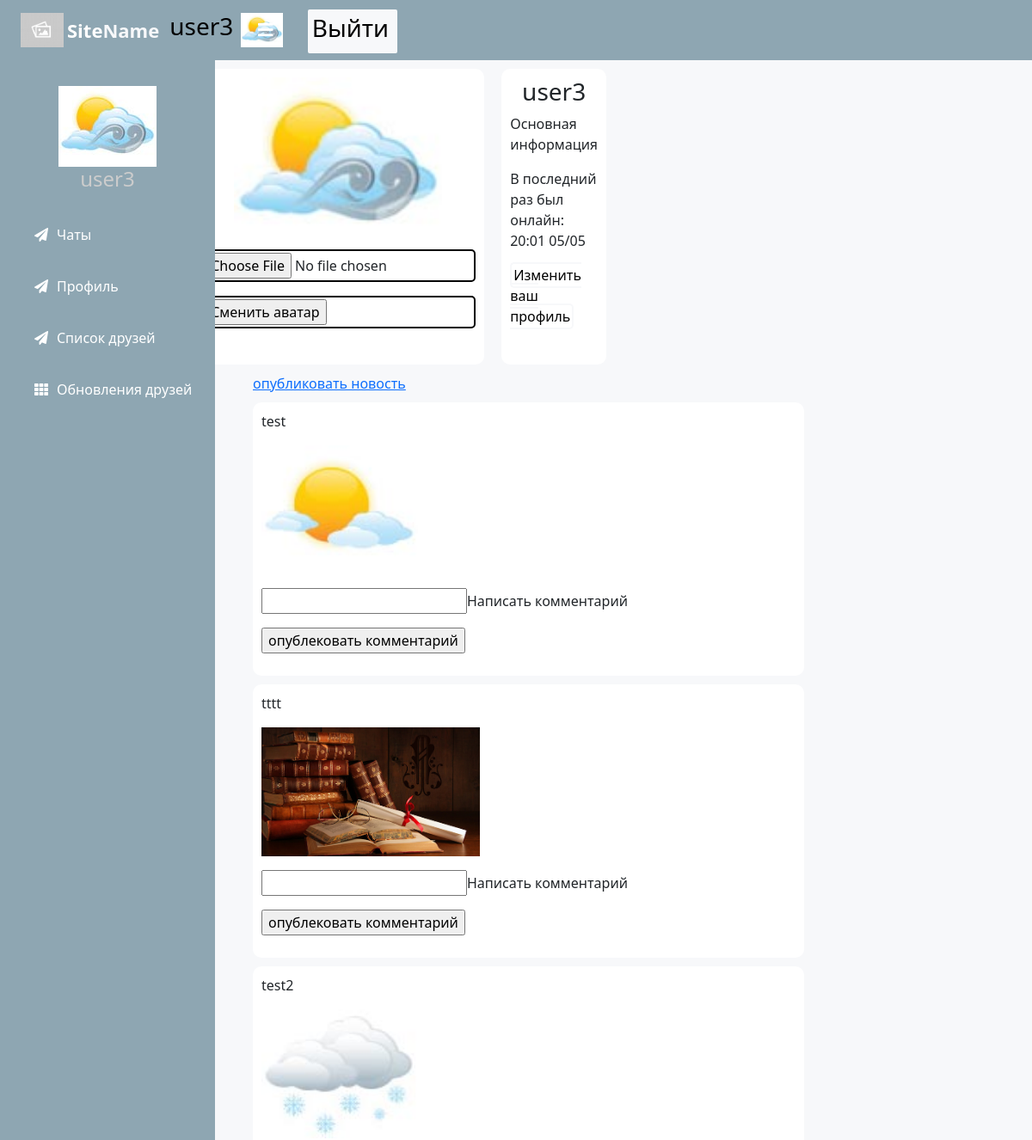
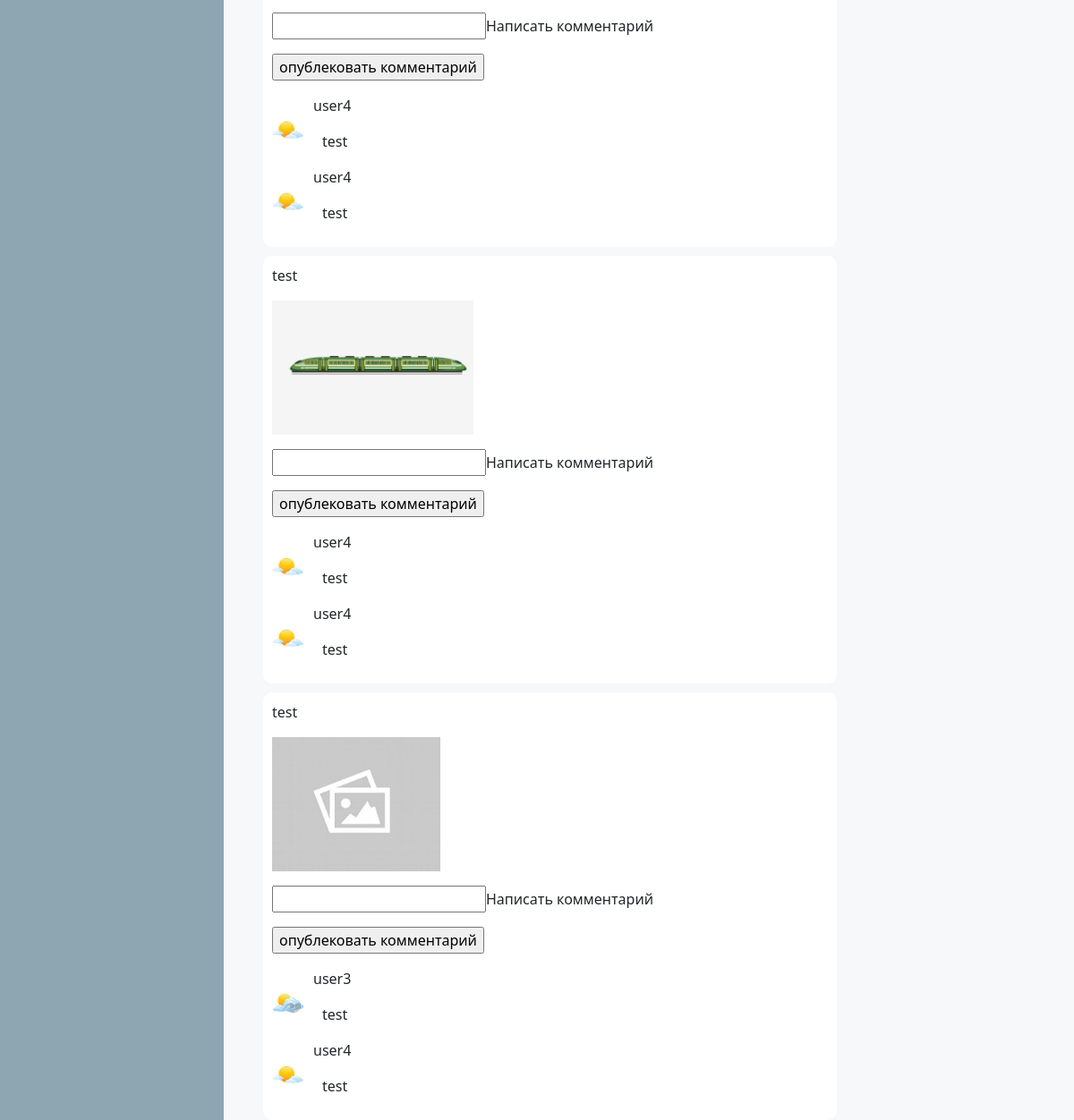
Screenshot of /user/user3 (signed in) with the database file from the repository (2 pictures, top to bottom).
### app/models.py (models this page shows, shortened)
class User(UserMixin, db.Model):
    id = db.Column(db.Integer, primary_key=True)
    username = db.Column(db.String(64), index=True, unique=True)
    email = db.Column(db.String(120), index=True, unique=True)
    password_hash = db.Column(db.String(128))
    posts = db.relationship('Post', backref='author', lazy='dynamic')
    invitations = db.relationship('Invitation', backref='user', lazy='dynamic')
    about_me = db.Column(db.String(140))
    last_seen = db.Column(db.DateTime, default=datetime.now(pytz.timezone('Europe/Moscow')))
    followed = db.relationship(
        'User', secondary=followers,
        primaryjoin=(followers.c.follower_id == id),
        secondaryjoin=(followers.c.followed_id == id),
        backref=db.backref('followers', lazy='dynamic'), lazy='dynamic')
    image = db.Column(db.BLOB, default=None)
    news = db.relationship('News', backref='author', lazy='dynamic')
    liked_news = db.relationship('User', secondary=user_news, backref='liked_users')
    def get_image(self):
        if self.image is not None:
            return b64encode(self.image).decode('UTF-8')

class News(db.Model):
    id = db.Column(db.Integer, primary_key=True)
    text = db.Column(db.String(140))
    timestamp = db.Column(db.DateTime, index=True, default=datetime.now(pytz.timezone('Europe/Moscow')))
    user_id = db.Column(db.Integer, db.ForeignKey('user.id'))
    image = db.Column(db.BLOB, default=None)
    comments = db.relationship('Post', backref='news', lazy='dynamic')
    def get_image(self):
        if self.image is not None:
            return b64encode(self.image).decode('UTF-8')

class Post(db.Model):
    id = db.Column(db.Integer, primary_key=True)
    body = db.Column(db.String(140))
    timestamp = db.Column(db.DateTime, index=True, default=datetime.now(pytz.timezone('Europe/Moscow')))
    user_id = db.Column(db.Integer, db.ForeignKey('user.id'))
    chat_id = db.Column(db.Integer, db.ForeignKey('chat.id'))
    news_id = db.Column(db.Integer, db.ForeignKey('news.id'))

### app/routes.py (the view)
@app.route('/user/<username>')
@login_required
def user(username):
    user = User.query.filter_by(username=username).first_or_404()
    chats = user.chats
    news = user.news
    return render_template('user.html', user=user, chats=chats, news=news[::-1], title=user.username)

### app/models.py (called while the page is built)
@login.user_loader
def load_user(id):
    return User.query.get(int(id))

### app/routes.py (called while the page is built)
@app.before_request
def before_request():
    if current_user.is_authenticated:
        current_user.last_seen = datetime.now(pytz.timezone('Europe/Moscow'))
        db.session.commit()

### app/templates/user.html (shortened to what this page needs)
{% extends "base.html" %}
{% block content %}
    <div class="container">
        <div class="row justify-content-center">
            <div class="row">
                <div class="col-lg-9 col-md-9 col-sm-9">
                    <div class='main-part'>
                        <link rel="stylesheet" href="../static/profile.css" type="text/css"/>
                        <div class="client-inf">
                            <div class="avatar-change">
                                {% if user.get_image() == None %}
                <img src="../static/empty.jpg">
            {% else %}
                <img>
            {% endif %}
            {% if user == current_user %}
                <form action="{{ url_for('upload') }}" method="POST" enctype="multipart/form-data">
                    <p><input type="file" name="file"></p>
                    <p><input type="submit" value="Сменить аватар"></p>
                </form>
            {% endif %}
                            </div>
                            <div class="information-block">
                                <h3>{{ user.username }}</h3>
                                <p>Основная информация</p>
                                {% if user.last_seen %}
                                    <p>В последний раз был онлайн: {{ user.last_seen.strftime('%H:%M %d/%m') }}</p>
                                {% endif %}
                                {% if user == current_user %}
                                    <p><a href="{{ url_for('edit_profile') }}">Изменить ваш профиль</a></p>
                                {% elif not (current_user.is_following(user) or user.is_following(current_user)) %}
                                    <p><a href="{{ url_for('follow', username=user.username) }}">Добавить в друзья</a>
                                    </p>
                                    <p><a href="{{ url_for('write_message', username=user.username) }}">Написать
                                        сообщение</a></p>
                                {% else %}
                                    <p><a href="{{ url_for('unfollow', username=user.username) }}">Удалить из списка
                                        друзей</a></p>
                                    <p><a href="{{ url_for('write_message', username=user.username) }}">Написать
                                        сообщение</a></p>
                                {% endif %}
                            </div>
                        </div>
                    </div>
                </div>
            </div>
            <div class="row">
                <div class="col-lg-9 col-md-9 col-sm-9">
                    <div class='client-news'>
                        {%  if user==current_user %}
            <a href="{{ url_for('create_news') }}"> опубликовать новость</a><br>
        {% endif %}
        {% for news_item in news %}
            <div class = 'note'>
                <p> {{ news_item.text }} </p>
                <div class = "note-img-box">
                    {% if news_item.get_image() == None %}
                        <img src="../static/empty.jpg">
                    {% else %}
                        <img>
                    {% endif %}
                </div>
                <p class = "toolbar">
                    <label class = "comment">
                        <form action="{{ url_for('comment', username=user.username, news_id=news_item.id) }}" method="POST" enctype="multipart/form-data">
                            <p><input type="text" name="comment">Написать комментарий</p>
                            <p><input type="submit" value="опублековать комментарий"></p>
                        </form>
                    </label>
                </p>
                <div class = 'comment-container'>
                    {% for comment in news_item. comments %}
                        <div class = 'comment-block'>
                            <div class = 'comment-user-inf'>
                                {% if comment.author.get_image() == None %}
                                <img src="../static/empty.jpg" width="36" height="36">
                            {% else %}
                                <img width="36" height="36">
                            {% endif %}
                            </div>
                            <div class = 'comment-text'>
                                <p class = 'commentator-name'> {{comment.author.username}} </p>
                                <p class = 'comment-text'> {{ comment.body }} </p>
                            </div>
                        </div>
                    {% endfor %}
                </div>
            </div>
        {% endfor %}
                    </div>
                </div>
            </div>
        </div>
    </div>
{% endblock %}

### app/templates/base.html (shortened to what this page needs)
<html>
<head>
    <link href="https://cdn.jsdelivr.net/npm/bootstrap@5.0.0-beta3/dist/css/bootstrap.min.css" rel="stylesheet"
>
    <link rel="stylesheet" href="../static/autorization.css" type="text/css"/>
    <link rel="stylesheet" href="../static/common.css" type="text/css"/>
    <link rel="stylesheet" href="../static/messages.css" type="text/css"/>
    <link rel="stylesheet" href="../static/friends.css" type="text/css"/>
    <link rel="stylesheet" href="../static/menu.css">
    <link rel="stylesheet" href="https://cdnjs.cloudflare.com/ajax/libs/font-awesome/5.12.1/css/all.min.css">
</head>
<body>
    <header>
        <label for="check">
            <i class="fas fa-bars" id="sidebar_btn"></i>
        </label>
            <div class="name-logo">
                <div>
                    <img src="../static/empty.jpg"/>
                </div>
            <div class="left_area">
                <h3>Site<span>Name</span></h3>
            </div>
            <div class="right_area">
                {% if current_user.is_authenticated %}
                    <div class="user-information"
                         onclick="location.href='{{ url_for('user', username=current_user.username) }}';">
                        <div>
                            <h3>{{ current_user.username }}</h3>
                        </div>
                        <div>
                            {% if current_user.get_image() == None %}
                                <img src="../static/empty.jpg">
                            {% else %}
                                <img>
                            {% endif %}
                        </div>
                        <div>
                            {% if current_user.is_anonymous %}
                                <a href="{{ url_for('login') }}" class="logout_btn"><h3>Войти</h3></a>
                            {% else %}
                                <a href="{{ url_for('logout') }}" class="logout_btn"><h3>Выйти</h3></a>
                            {% endif %}
                        </div>
                    </div>
                {% endif %}
            </div>
        </div>
    </header>
    <div class="sidebar">
        <div class="profile_info">
            {% if current_user.is_authenticated %}
                {% if current_user.get_image() == None %}
                    <img src="../static/empty.jpg">
                {% else %}
                    <img>
                {% endif %}
                <h4>{{ current_user.username }}</h4>
            {% endif %}
        </div>
        <a href="{{ url_for('index') }}"><i class="fas fa-paper-plane"></i><span>Чаты</span></a>
        {% if not current_user.is_anonymous %}
            <a href="{{ url_for('user', username=current_user.username) }}"><i
                class="fas fa-paper-plane"></i><span>Профиль</span></a>
        {% endif %}
        <a href="{{ url_for('list_of_friends') }}"><i class="fas fa-paper-plane"></i><span>Список друзей</span></a>
        <a href="{{ url_for('news') }}"><i class="fas fa-th"></i><span>Обновления друзей</span></a>
    </div>
    <div class="content">
        {% block content %}{% endblock %}
    </div>
</body>
</html>

### app/static/common.css (style rules this page uses)
body { padding: 0px; margin: 0px; background-color: #f7f8fa; }
.name-logo img { height: 40px; align-self: center; }
.name-logo h3 { align-self: center; }
.name-logo div { height: 100%; display: flex; padding-left: 4px; }
.name-logo { height: 100%; display: flex; }
.user-information img { height: 40px; align-self: center; }
.user-information div { height: 100%; display: flex; padding-left: 4px; }
.user-information { height: 100%; display: flex; }
.content { display: flex; padding-top: 10px; justify-content: center; }
.main-part { width: 50%; display: flex; align-items: center; flex-direction: column; margin-left: 10px; }

### app/static/menu.css (style rules this page uses)
header { z-index: 1; position: fixed; background: #8ea6b2; padding: 20px; width: calc(100% - 0%); top: 0; height: 70px; }
.left_area h3 { color: #fff; margin: 0; font-size: 22px; font-weight: 900; }
.left_area span { color: #f7f8fa; }
.right_area h3 { color: #000; margin-right: 5; }
.logout_btn { padding: 5px; background: #f7f8fa; text-decoration: none; float: right; margin-top: 3px; margin-right: 50px; border-radius: 2px; font-size: 10px; font-weight: 600; color: #fff; transition: 0.5s; transition-property: background; }
.sidebar { z-index: 1; top: 0; background: #8ea6b2; margin-top: 70px; padding-top: 30px; position: fixed; left: 0; width: 250px; height: 100%; transition: 0.5s; transition-property: left; overflow-y: auto; }
.profile_info { display: flex; flex-direction: column; justify-content: center; align-items: center; }
.sidebar .profile_info h4 { color: #ccc; margin-top: 0; margin-bottom: 20px; }
.sidebar a { color: #fff; display: block; width: 100%; line-height: 60px; text-decoration: none; padding-left: 40px; box-sizing: border-box; transition: 0.5s; transition-property: background; }
.sidebar i { padding-right: 10px; }
label #sidebar_btn { z-index: 1; color: #fff; position: fixed; cursor: pointer; left: 300px; font-size: 20px; margin: 5px 0; transition: 0.5s; transition-property: color; }
.content { width:calc(100% - 250px); margin-top: 60px; padding: 20px; margin-left: 250px; background-position: center; background-size: cover; height: 100vh; transition: 0.5s; }

### app/static/profile.css (style rules this page uses)
.client-inf { display: flex; }
.avatar-change { display:flex; flex-direction: column; align-items: center; background-color: white; border-radius: 10px; padding: 10px; }
.avatar-change img { height:200px; }
.avatar-change p { border: 2px solid black; border-radius: 5px; padding: 2px; cursor: pointer; }
.information-block { margin-left: 20px; width: 100%; display: flex; flex-direction: column; background-color: white; padding: 10px; border-radius: 10px; }
.information-block h3 { text-align: center; }
.information-block a { text-decoration: none; color: black; border: 2px solid #f7f8fa; border-radius: 5px; padding: 2px; }
.client-news { margin-top: 10px; }
.note { background-color: white; padding: 10px; border-radius: 10px; margin-top: 10px; }
.note img { height: 150px; }
.comment-block { display: flex; justify-content: flex-start; align-items: center; }
.comment-user-inf img { height: 30px; }
.comment-text { margin-left: 10px; }

### app/templates/base.html (style rules this page uses)
.user-information a { align-self: center; cursor: pointer; text-decoration: none; color: black; margin-left: 25px; }

### rows the page displays
User: username "user3", last_seen "20:01 05/05"
News: text "test"
News: text "tttt"
News: text "test2"
Post: author.username "user4", body "test"
Post: author.username "user4", body "test"
News: text "test"
Post: author.username "user4", body "test"
Post: author.username "user4", body "test"
News: text "test"
Post: author.username "user3", body "test"
Post: author.username "user4", body "test"
